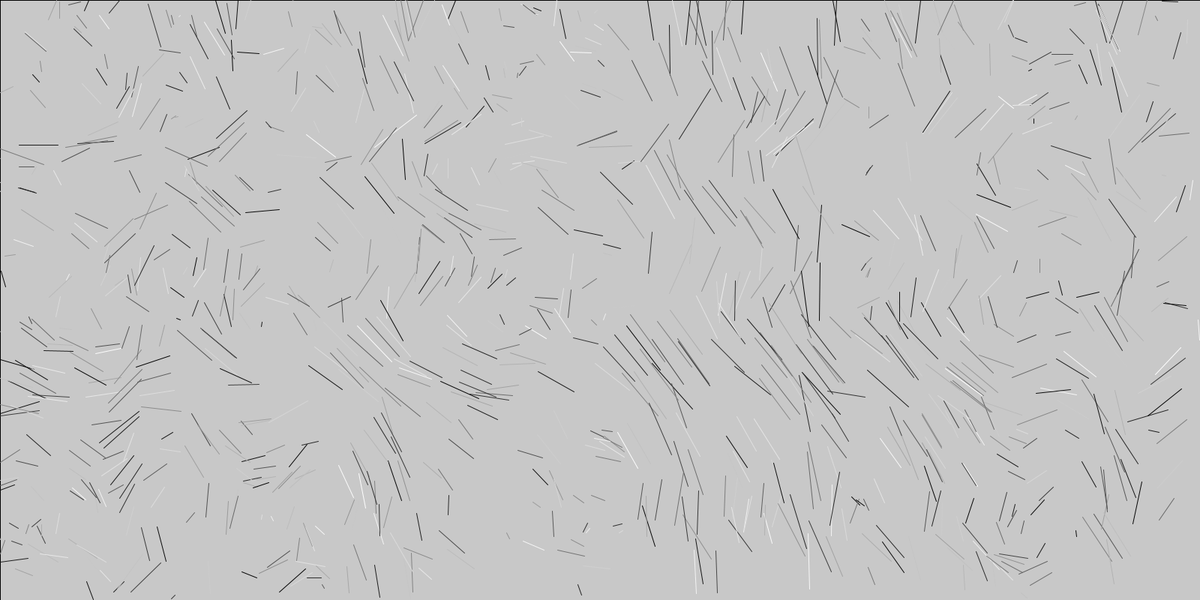
Frame 1 (no input)
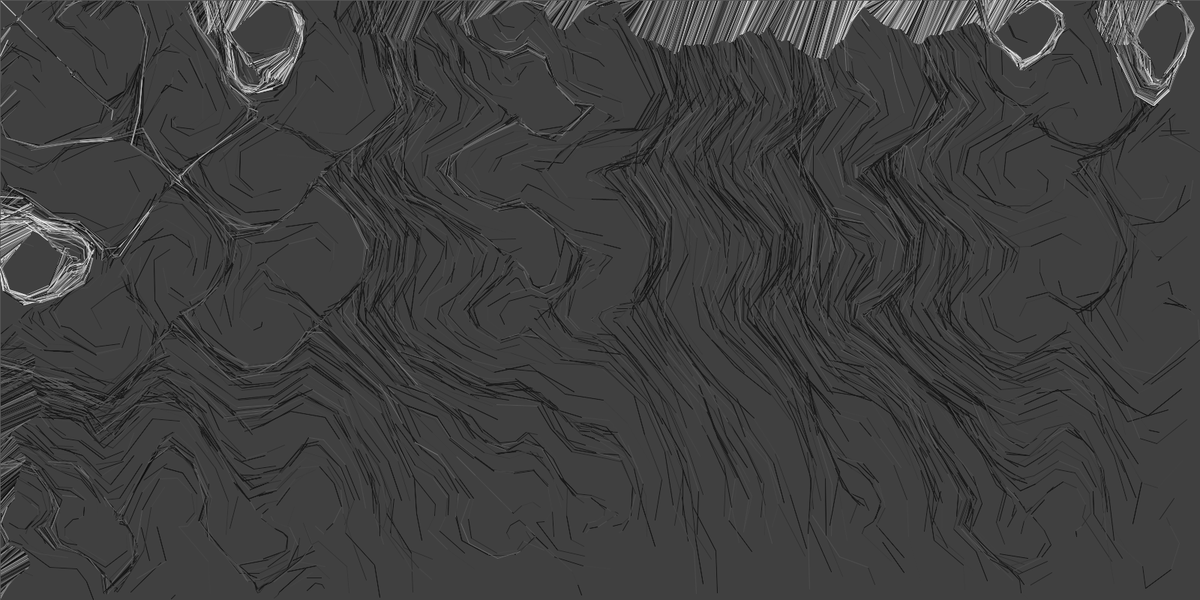
Frame 60 (the mouse pressed at the canvas centre just before this capture)
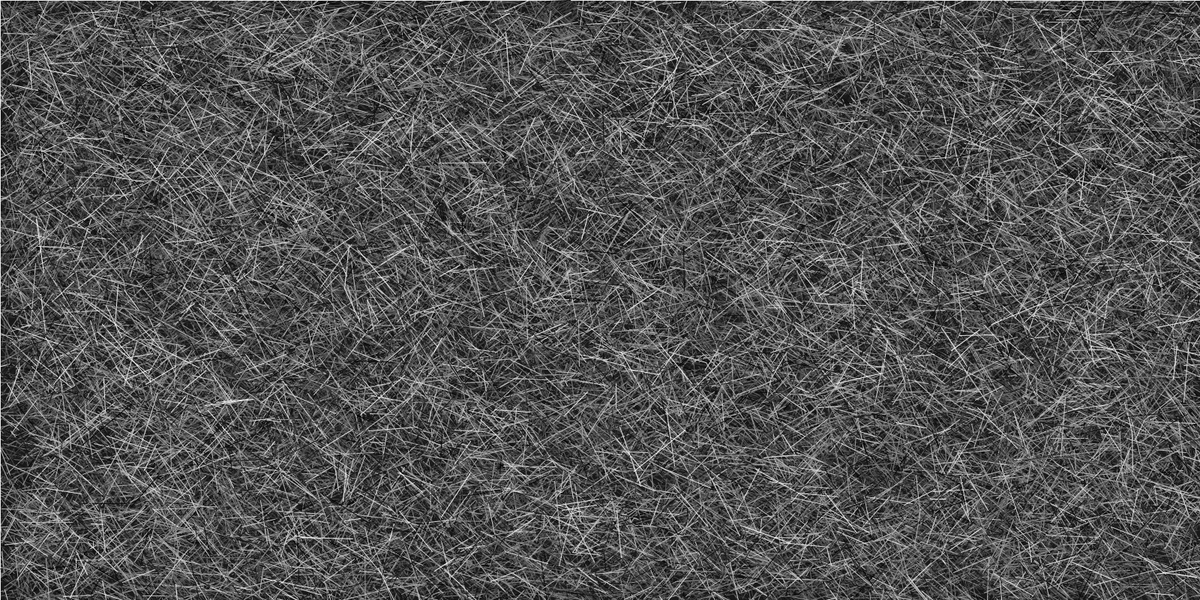
Frame 120 (the mouse held since frame 60 and released just before this capture)

The Processing sketch that drew these frames (run headless with seeded random() and noise(); from frame 60 on, the mouse is pressed at the canvas centre):

// Processing sketch: processing_78688
// ── processing_78688.pde


int NUM_PARTICLES = 1000;
ParticleSystem p;
void setup(){
  smooth();
  size(1600,800);
  p = new ParticleSystem();
  
}

void draw(){
  fill(0,5);
  rect(0,0,width,height);
  p.update();
  p.render();
}
class Particle
{
  PVector position, velocity;
  
  Particle()
  {
    position = new PVector(random(width),random(height));
    velocity = new PVector();
  }
  
  void update()
  {
    velocity.x = 200*(noise(mouseX/1+position.y/100)-0.5);
    velocity.y = 200*(noise(mouseY/1+position.x/100)-0.5);
    position.add(velocity);
     
    
    if(position.x < 0)position.x = mouseX;
    if(position.x>width)position.x=mouseX;
    if(position.y<0)position.y = mouseY;
    if(position.y>height)position.y = mouseY;
    
    if(mousePressed == true){
      stroke(random(255),random(255),random(255));
      position.x = random(1600);
      position.y = random(800);
      velocity.x++;
      velocity.y++;
    }
  }
  
  void render()
  {
    stroke(random(255));
    fill(random(255),random(255),random(255),random(255));
    line(position.x,position.y,position.x-velocity.x,position.y-velocity.y);
  }
}
      
class ParticleSystem
{
  Particle[] particles;
  
  ParticleSystem()
  {
    particles = new Particle[NUM_PARTICLES];
    for(int i = 0; i < NUM_PARTICLES; i++){
      particles[i] = new Particle();
    }
  }
  
  void update()
  {
    for(int i = 0; i < NUM_PARTICLES; i++){
      particles[i].update();
    }
  }
  
  void render(){
    for(int i = 0; i < NUM_PARTICLES; i++){
      particles[i].render();
    }
  }
}
